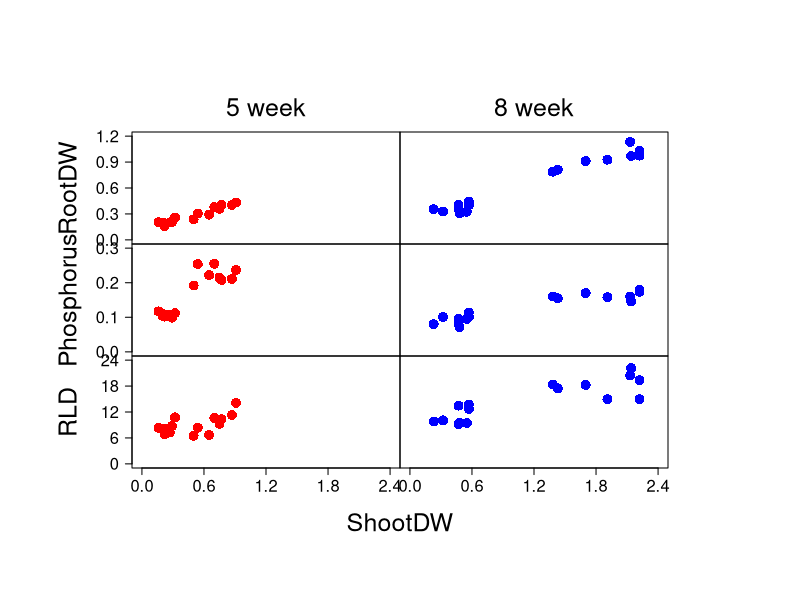

Write the R code that produced this figure.
d1<-read.table("Test1.txt", header=T) 
sd5<-subset(d1,d1$Stage=="5week")  
sd8<-subset(d1,d1$Stage=="8week")  

pdf("Fig2.pdf", width=10, height=12)
par(oma = c(10, 10, 10, 10)) # 下・左・上・右
par(mfcol=c(3,2)) # c(行, 列)  
par(mar = c(0, 0, 0, 0))  # 下・左・上・右

plot(sd5$SDW,sd5$RDW, 
        xlim = c(0,2.4),  # x軸の境界
        ylim = c(0,1.2), # y軸の境界
        xlab = "", # x軸ラベル
        ylab = "", # y軸ラベル
        col = "red",
        pch=16,
        cex=2,
        axes=FALSE
    )
axis(2, at=c(0,0.3,0.6,0.9,1.2), cex.axis=1.5, las=1, labels = T) # y軸ラベル
mtext(2, text="RootDW", adj=0.5, cex = 1.5, line = 4)
mtext(3, text="5 week", adj=0.5, cex = 1.5, line = 1)
box("plot",lty=1,lwd=1) # 枠をつける

plot(sd5$SDW,sd5$SPC, 
        xlim = c(0,2.4),  # x軸の境界
        ylim = c(0,0.3), # y軸の境界
        xlab = "", # x軸ラベル
        ylab = "", # y軸ラベル
        col = "red",
        pch=16,
        cex=2,
        axes=FALSE
    )
axis(2, at=c(0,0.1,0.2,0.3), cex.axis=1.5, las=1, labels = T) # y軸ラベル
mtext(2, text="Phosphorus", adj=0.5, cex = 1.5, line = 4)
box("plot",lty=1,lwd=1) # 枠をつける

plot(sd5$SDW,sd5$RLD, 
        xlim = c(0,2.4),  # x軸の境界
        ylim = c(0,24), # y軸の境界
        xlab = "", # x軸ラベル
        ylab = "", # y軸ラベル
        col = "red",
        pch=16,
        cex=2,
        axes=FALSE
    )
axis(2, at=c(0,6,12,18,24), cex.axis=1.5, las=1, labels = T) # y軸ラベル
mtext(2, text="RLD", adj=0.5, cex = 1.5, line = 4)
axis(1, at=c(0,0.6,1.2,1.8,2.4), cex.axis=1.5, las=1, labels = T) # x軸ラベル
box("plot",lty=1,lwd=1) # 枠をつける

plot(sd8$SDW,sd8$RDW, 
        xlim = c(0,2.4),  # x軸の境界
        ylim = c(0,1.2), # y軸の境界
        xlab = "", # x軸ラベル
        ylab = "", # y軸ラベル
        col = "blue",
        pch=16,
        cex=2,
        axes=FALSE
    )
mtext(3, text="8 week", adj=0.5, cex = 1.5, line = 1)
box("plot",lty=1,lwd=1) # 枠をつける

plot(sd8$SDW,sd8$SPC, 
        xlim = c(0,2.4),  # x軸の境界
        ylim = c(0,0.3), # y軸の境界
        xlab = "", # x軸ラベル
        ylab = "", # y軸ラベル
        col = "blue",
        pch=16,
        cex=2,
        axes=FALSE
    )
box("plot",lty=1,lwd=1) # 枠をつける

plot(sd8$SDW,sd8$RLD, 
        xlim = c(0,2.4),  # x軸の境界
        ylim = c(0,24), # y軸の境界
        xlab = "", # x軸ラベル
        ylab = "", # y軸ラベル
        col = "blue",
        pch=16,
        cex=2,
        axes=FALSE
    )
axis(1, at=c(0,0.6,1.2,1.8,2.4), cex.axis=1.5, las=1, labels = T) # x軸ラベル
box("plot",lty=1,lwd=1) # 枠をつける
mtext("ShootDW",adj=0.5,side = 1, cex = 1.5, line = 4, outer=TRUE)
dev.off()
